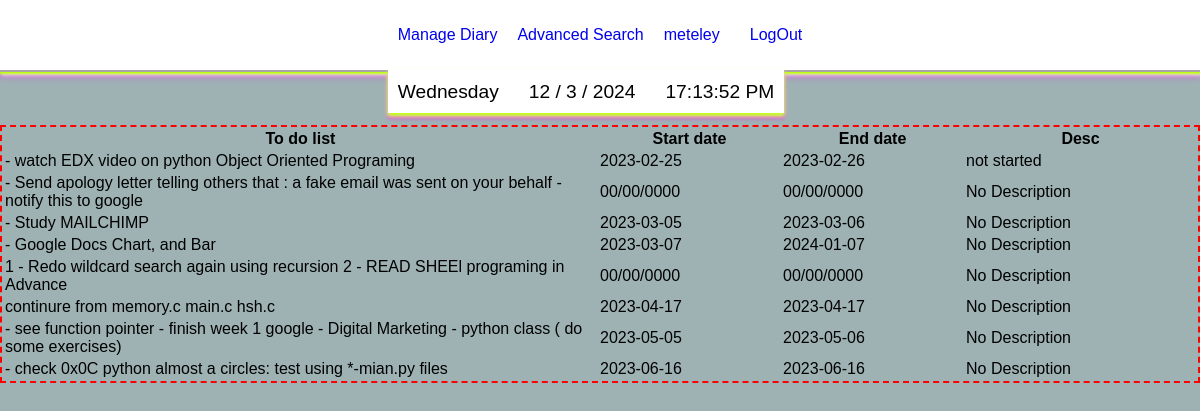
Screenshot of /todo (signed in) with the database file from the repository.
### tables this page shows
CREATE TABLE users (id INTEGER PRIMARY KEY AUTOINCREMENT NOT NULL, username TEXT NOT NULL, hash TEXT NOT NULL, fname type text, lname type text, useremail text, dateregistered type text, dateofbirth type text, primaryphone type text, country type text, secondaryphone type text, city type text, gender type text, facebookaddress type text, telegramaddress type text, instagramaddress type text, twitteraddress type text, useraddress type text, numberofprofilechanges type integer default 0, emailconfirmed type text default 'False');

CREATE TABLE userdiarycatagory (udc_id INTEGER PRIMARY KEY AUTOINCREMENT NOT NULL, ud_id INTEGER NOT NULL, c_id INTEGER NOT NULL, catagory_insertion_time type text, catagory_insertion_date type text, number_of_edits_made type integer default 0, FOREIGN KEY(ud_id) REFERENCES userdiary(ud_id), FOREIGN KEY(c_id) REFERENCES catagory(catagory_id));

CREATE TABLE diary
(diary_id INTEGER PRIMARY KEY AUTOINCREMENT NOT NULL,
diary_content TEXT,
diary_status TEXT DEFAULT Active, description type text);

CREATE TABLE userdiary
(ud_id INTEGER PRIMARY KEY AUTOINCREMENT NOT NULL,
d_id INTEGER,
u_id INTEGER,
given_date TEXT DEFAULT CURRENT_TIMESTAMP,
diary_written_date type text, diary_written_time type text, given_time type text, number_of_edits type integer default 0, end_date type TEXT, start_date type TEXT,
FOREIGN KEY(d_id) REFERENCES diary(diary_id),
FOREIGN KEY(u_id) REFERENCES users(id));

### app.py (the view)
@app.route("/todo", methods=["GET", "POST"])  # type: ignore
@login_required
def viewtodo():
    if request.method == "POST":
        return render_template("todo.html")
    else:
        todolist = db.execute("SELECT * FROM diary JOIN userdiary ON diary.diary_id = userdiary.d_id JOIN userdiarycatagory ON userdiarycatagory.ud_id = userdiary.ud_id JOIN catagory ON catagory.catagory_id = userdiarycatagory.c_id JOIN catagorytype ON catagorytype.catagory_type_id =catagory.cat_type_id WHERE u_id = ? and catagory_type_name = ? and diary_status = ?",
                              session["user_id"], "My Todo List", "Active")
        return render_template("todo.html", current_user_name=global_user_name(), todolist=todolist)

### app.py (called while the page is built)
def login_required(f):
    @wraps(f)
    def decorated_function(*args, **kwargs):
        if not session.get('logged_in'):
            return redirect('/login')
        return f(*args, **kwargs)
    return decorated_function

def global_user_name():
    current_user_name = db.execute(
        "SELECT username FROM users WHERE id = ?", session["user_id"])
    return (current_user_name)

@app.after_request
def after_request(response):
    response.headers["Cache-Control"] = "no-cache, no-store, must-revalidate"
    response.headers["Expires"] = 0
    response.headers["Pragma"] = "no-cache"
    return response

### templates/todo.html
{% extends "layout.html" %}
{% block main %}
<div class="width-100 border-red margin-s">
  {%if todolist %}
        <table class = " width-100">
          <thead>
            <tr>
            <th class="width-50">To do list</th>
            <th> Start date</th>
            <th>End date</th>
            <th>Desc</th>
          </tr>
          </thead>
          <tbody>
            {% for todo in todolist %}
          <tr>
          <td>{{todo["diary_content"]}}</td>
          <td>{{todo["start_date"]}}</td>
          <td>{{todo["end_date"]}}</td>
          <td>{{todo["description"]}}</td>
        </tr>
        {% endfor %}
          </tbody>
        </table>
  {% endif %}
</div>
{% endblock %}

### templates/layout.html (shortened to what this page needs)
<!DOCTYPE html>
<html lang="en">
    <head>
        <link rel="stylesheet" type="text/css" href="../static/virtual-select.min.css">
        <link rel="stylesheet" href="static/style.css">
    </head>
    <body onload = "showedited(); loadCatagories()">
        <div class="container">
            <div class="header magenta-box-shadow">
              <div class = "">
                <ul class = "date-time nav flex-horizontal  white-background clock-box-shadow">
                  <li id="day" class = "nav-list"></li>
                  <li id="today" class = "nav-list"></li>
                  <li id="clock" class = "nav-list"></li>
                </ul>
              </div>
                {% if session["user_id"] %}
                <ul class="nav">
                    <li class="nav-down"> <a href= "/managediary">Manage Diary</a>
                    </li>
                </ul>
                <ul class="nav">
                    <li><a href="/search">Advanced Search </a></li>
                </ul>
                <ul class="nav">
                    <li class="nav-down">  <a href="/manageprofile"> {% if current_user_name %} {{current_user_name[0]["username"]}} {% endif %}</a>
                    </li>
                    <li >   <a href="/logout">LogOut</a> </li>
                </ul>
                    {% endif %}
            </div>
                        <div class = "image-diary">
                        <div class="center-body">
                                {% block main %}
                                {% endblock %}
                        </div>
                      </div>
                    </div>
                </body>
    </html>

### static/style.css (style rules this page uses)
*, *::before, *::after { font-family: Arial, Helvetica, sans-serif; box-sizing: border-box; }
body { margin: 0; padding: 0; background-color: rgb(158, 178, 180); }
.container { position: relative; margin-top: 120px; width: 100%; height: fit-content; font-family: cursive, arial; }
.header { position: fixed; width: 100%; background-color: white; top: 0px; display: flex; border-bottom: 2px solid rgb(170, 166, 166); justify-content: center; z-index: 11; }
.nav { position: relative; display: flex; gap: 10px; list-style: none; justify-content: center; padding-right: 10px; z-index: 1; }
.date-time { position: absolute; top: 50px; }
.center-body { background-size: contain; background-repeat:no-repeat; background-position: center center; display: flex; flex-direction: column; top: 0px; left: 0px; width: 100%; height: 100%; justify-content: flex-start; align-items: center; z-index: -1; margin: 0px 0px; }
.header ul, .max-content { width: max-content; padding: 0px; }
a { text-decoration: none; }
.nav-down { padding: 10px; }
ul li { padding: 10px 10px; }
li { border-color: 2px solid blue; }
.flex-horizontal { display: flex; flex-wrap: nowrap; justify-content: flex-start; align-items: flex-start; font-size: 1.2rem; }
.margin-s { margin: 5px; }
.width-50 { width: 50%; }
.width-100 { width: 100%; }
.border-red { border: 2px dashed red; }
.white-background { background: white; }
.magenta-box-shadow { box-shadow: 0 2px 2px 2px rgb(188, 255, 6), 2px 2px 4px 1px rgb(250, 252, 252), 0px 2px 8px 2px magenta; }
.clock-box-shadow { border-top: 2px solid white; box-shadow: 0px 3px 4px 0px rgb(188, 255, 6), 0px 3px 4px 0px rgb(250, 252, 252), 0px 5px 4px 0px magenta; }
.magenta-box-shadow { box-shadow: 0 0 2px 2px rgb(188, 255, 6), 2px 2px 4px 1px rgb(250, 252, 252), 0px 0px 8px 2px magenta; }
table, tr, td, th { border: 0px dashed green; }

### rows the page displays
users: username "meteley"
userdiarycatagory: diary_content "- watch EDX video on python Object Oriented Programing", start_date "2023-02-25", end_date "2023-02-26", description "not started"
userdiarycatagory: diary_content "- Send apology letter telling others that : a fake email was sent on your behalf - notify this to google", start_date "00/00/0000", end_date "00/00/0000", description "No Description"
userdiarycatagory: diary_content "- Study MAILCHIMP", start_date "2023-03-05", end_date "2023-03-06", description "No Description"
userdiarycatagory: diary_content "- Google Docs Chart, and Bar", start_date "2023-03-07", end_date "2024-01-07", description "No Description"
userdiarycatagory: diary_content "1 - Redo wildcard search again using recursion 2 - READ SHEEl programing in Advance", start_date "00/00/0000", end_date "00/00/0000", description "No Description"
userdiarycatagory: diary_content "continure from memory.c main.c hsh.c", start_date "2023-04-17", end_date "2023-04-17", description "No Description"
userdiarycatagory: diary_content "- see function pointer - finish week 1 google - Digital Marketing - python class ( do some exercises)", start_date "2023-05-05", end_date "2023-05-06", description "No Description"
userdiarycatagory: diary_content "- check 0x0C python almost a circles: test using *-mian.py files", start_date "2023-06-16", end_date "2023-06-16", description "No Description"
